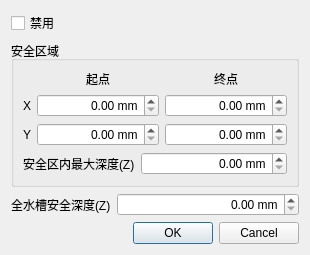
<?xml version="1.0" encoding="UTF-8"?>
<ui version="4.0">
 <class>DialogSafetyBarrierOptions</class>
 <widget class="QDialog" name="DialogSafetyBarrierOptions">
  <property name="geometry">
   <rect>
    <x>0</x>
    <y>0</y>
    <width>310</width>
    <height>227</height>
   </rect>
  </property>
  <property name="windowTitle">
   <string>安全区选项</string>
  </property>
  <layout class="QVBoxLayout" name="verticalLayout_2">
   <item>
    <widget class="QCheckBox" name="disabled">
     <property name="text">
      <string>禁用</string>
     </property>
    </widget>
   </item>
   <item>
    <widget class="QGroupBox" name="groupBox">
     <property name="title">
      <string>安全区域</string>
     </property>
     <layout class="QGridLayout" name="gridLayout" columnstretch="0,1,1">
      <item row="0" column="1">
       <widget class="QLabel" name="startTitle">
        <property name="text">
         <string>起点</string>
        </property>
        <property name="alignment">
         <set>Qt::AlignCenter</set>
        </property>
       </widget>
      </item>
      <item row="0" column="2">
       <widget class="QLabel" name="endTitle">
        <property name="text">
         <string>终点</string>
        </property>
        <property name="alignment">
         <set>Qt::AlignCenter</set>
        </property>
       </widget>
      </item>
      <item row="1" column="0">
       <widget class="QLabel" name="titleX">
        <property name="text">
         <string>X</string>
        </property>
       </widget>
      </item>
      <item row="1" column="1">
       <widget class="QDoubleSpinBox" name="startX">
        <property name="alignment">
         <set>Qt::AlignRight|Qt::AlignTrailing|Qt::AlignVCenter</set>
        </property>
        <property name="keyboardTracking">
         <bool>false</bool>
        </property>
        <property name="suffix">
         <string> mm</string>
        </property>
        <property name="maximum">
         <double>999999999.990000009536743</double>
        </property>
       </widget>
      </item>
      <item row="1" column="2">
       <widget class="QDoubleSpinBox" name="endX">
        <property name="alignment">
         <set>Qt::AlignRight|Qt::AlignTrailing|Qt::AlignVCenter</set>
        </property>
        <property name="keyboardTracking">
         <bool>false</bool>
        </property>
        <property name="suffix">
         <string> mm</string>
        </property>
        <property name="maximum">
         <double>999999999.000000000000000</double>
        </property>
       </widget>
      </item>
      <item row="2" column="0">
       <widget class="QLabel" name="titleY">
        <property name="text">
         <string>Y</string>
        </property>
       </widget>
      </item>
      <item row="2" column="1">
       <widget class="QDoubleSpinBox" name="startY">
        <property name="alignment">
         <set>Qt::AlignRight|Qt::AlignTrailing|Qt::AlignVCenter</set>
        </property>
        <property name="keyboardTracking">
         <bool>false</bool>
        </property>
        <property name="suffix">
         <string> mm</string>
        </property>
        <property name="maximum">
         <double>999990000.000000000000000</double>
        </property>
       </widget>
      </item>
      <item row="2" column="2">
       <widget class="QDoubleSpinBox" name="endY">
        <property name="alignment">
         <set>Qt::AlignRight|Qt::AlignTrailing|Qt::AlignVCenter</set>
        </property>
        <property name="keyboardTracking">
         <bool>false</bool>
        </property>
        <property name="suffix">
         <string> mm</string>
        </property>
        <property name="maximum">
         <double>999999999.990000009536743</double>
        </property>
       </widget>
      </item>
      <item row="3" column="0" colspan="3">
       <layout class="QFormLayout" name="formLayout">
        <item row="0" column="0">
         <widget class="QLabel" name="minDepthTitle">
          <property name="text">
           <string>安全区内最大深度(Z)</string>
          </property>
         </widget>
        </item>
        <item row="0" column="1">
         <widget class="QDoubleSpinBox" name="maxDepth">
          <property name="alignment">
           <set>Qt::AlignRight|Qt::AlignTrailing|Qt::AlignVCenter</set>
          </property>
          <property name="keyboardTracking">
           <bool>false</bool>
          </property>
          <property name="suffix">
           <string> mm</string>
          </property>
          <property name="maximum">
           <double>999990000.000000000000000</double>
          </property>
         </widget>
        </item>
       </layout>
      </item>
     </layout>
    </widget>
   </item>
   <item>
    <widget class="QWidget" name="optionsContainer" native="true">
     <layout class="QVBoxLayout" name="verticalLayout">
      <property name="leftMargin">
       <number>0</number>
      </property>
      <property name="topMargin">
       <number>0</number>
      </property>
      <property name="rightMargin">
       <number>0</number>
      </property>
      <property name="bottomMargin">
       <number>0</number>
      </property>
      <item>
       <layout class="QFormLayout" name="formLayout_2">
        <item row="0" column="0">
         <widget class="QLabel" name="maxDepthTitle">
          <property name="text">
           <string>全水槽安全深度(Z)</string>
          </property>
         </widget>
        </item>
        <item row="0" column="1">
         <widget class="QDoubleSpinBox" name="minDepth">
          <property name="alignment">
           <set>Qt::AlignRight|Qt::AlignTrailing|Qt::AlignVCenter</set>
          </property>
          <property name="keyboardTracking">
           <bool>false</bool>
          </property>
          <property name="suffix">
           <string> mm</string>
          </property>
          <property name="maximum">
           <double>999990000.000000000000000</double>
          </property>
         </widget>
        </item>
       </layout>
      </item>
     </layout>
    </widget>
   </item>
   <item>
    <spacer name="verticalSpacer">
     <property name="orientation">
      <enum>Qt::Vertical</enum>
     </property>
     <property name="sizeHint" stdset="0">
      <size>
       <width>0</width>
       <height>0</height>
      </size>
     </property>
    </spacer>
   </item>
   <item>
    <widget class="QDialogButtonBox" name="buttonBox">
     <property name="standardButtons">
      <set>QDialogButtonBox::Cancel|QDialogButtonBox::Ok</set>
     </property>
    </widget>
   </item>
  </layout>
 </widget>
 <resources/>
 <connections>
  <connection>
   <sender>buttonBox</sender>
   <signal>accepted()</signal>
   <receiver>DialogSafetyBarrierOptions</receiver>
   <slot>accept()</slot>
   <hints>
    <hint type="sourcelabel">
     <x>248</x>
     <y>254</y>
    </hint>
    <hint type="destinationlabel">
     <x>157</x>
     <y>274</y>
    </hint>
   </hints>
  </connection>
  <connection>
   <sender>buttonBox</sender>
   <signal>rejected()</signal>
   <receiver>DialogSafetyBarrierOptions</receiver>
   <slot>reject()</slot>
   <hints>
    <hint type="sourcelabel">
     <x>316</x>
     <y>260</y>
    </hint>
    <hint type="destinationlabel">
     <x>286</x>
     <y>274</y>
    </hint>
   </hints>
  </connection>
  <connection>
   <sender>disabled</sender>
   <signal>toggled(bool)</signal>
   <receiver>optionsContainer</receiver>
   <slot>setDisabled(bool)</slot>
   <hints>
    <hint type="sourcelabel">
     <x>137</x>
     <y>17</y>
    </hint>
    <hint type="destinationlabel">
     <x>137</x>
     <y>92</y>
    </hint>
   </hints>
  </connection>
 </connections>
</ui>
